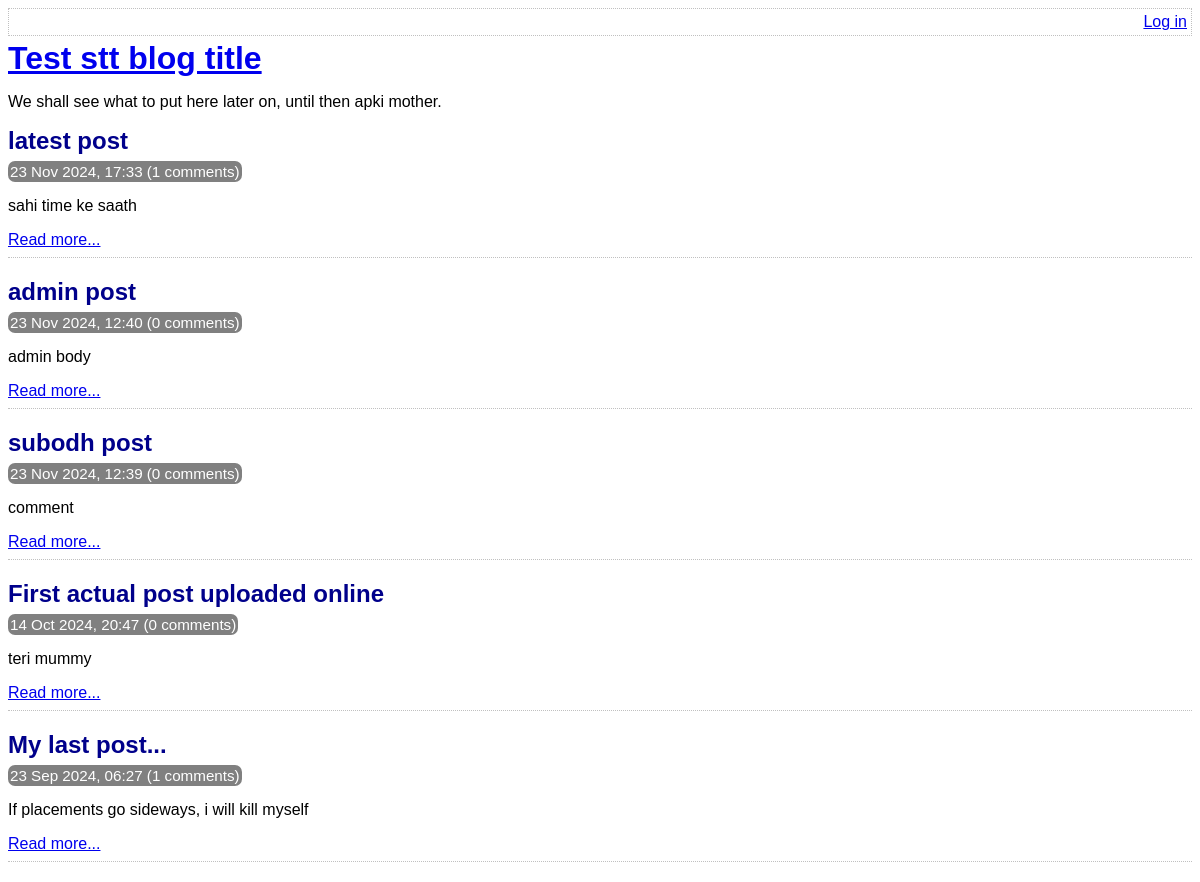
Before: / with the older database file.
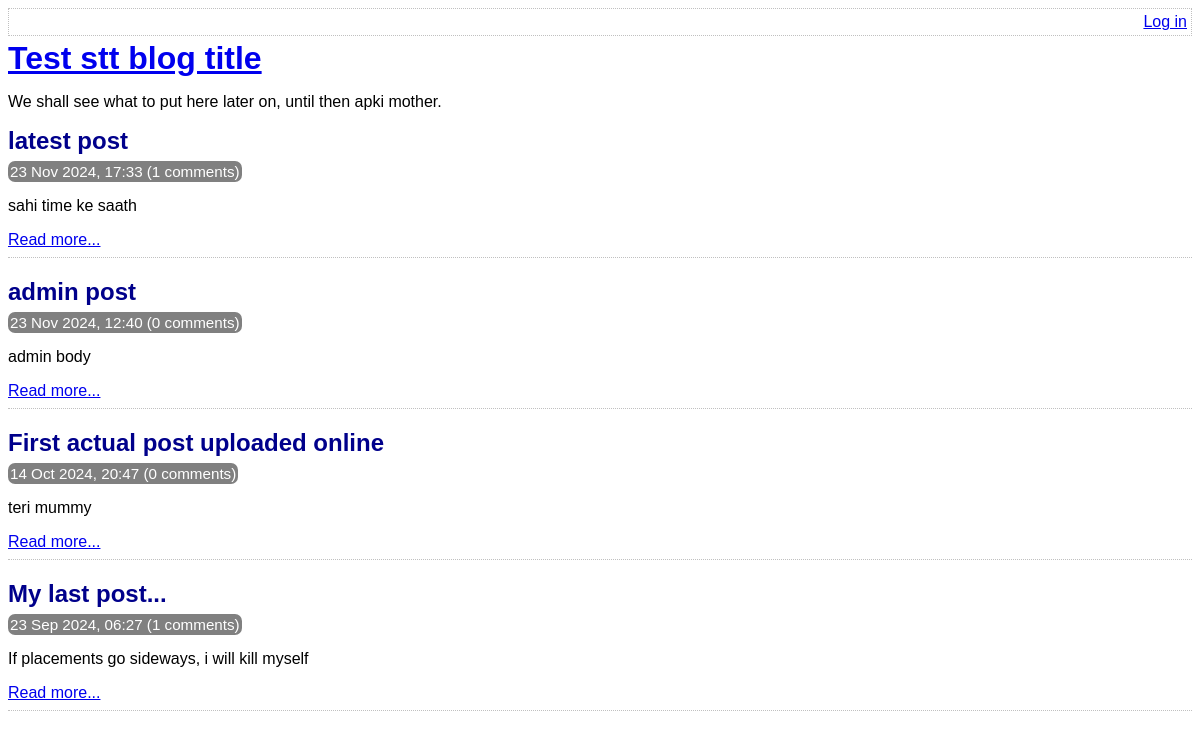
After: the same page with the newer database file.
### tables this page shows
CREATE TABLE post (
	id INTEGER PRIMARY KEY AUTOINCREMENT NOT NULL,
	title VARCHAR NOT NULL,
	body VARCHAR NOT NULL,
	user_id INTEGER NOT NULL,
	created_at VARCHAR NOT NULL,
	updated_at VARCHAR,
	FOREIGN KEY (user_id) REFERENCES user(id)
);

### lib/common.php (called while the page is built, shortened)
<?php
function htmlEscape($html)
{
    return htmlspecialchars($html, ENT_HTML5, 'UTF-8');
}
function convertSqlDate($sqlDate)
{
    $date = DateTime::createFromFormat('Y-m-d H:i:s', $sqlDate);
    return $date->format('d M Y, H:i');
}
function isLoggedIn()
{
    return isset($_SESSION['logged_in_username']);
}
function getAllPosts(PDO $pdo)
{
    $stmt = $pdo -> query(
        'SELECT id, title, created_at, body, (SELECT COUNT(*) FROM comment WHERE comment.post_id = post.id) comment_count FROM post ORDER BY created_at DESC'
    );
    return $stmt->fetchAll(PDO::FETCH_ASSOC);
}

### index.php (the view, shortened to what this page needs)
<?php
require_once 'lib/common.php';
$pdo = getPDO();
$posts = getAllPosts($pdo);
?>
<!DOCTYPE html>
<html>
    <head>
        <?php require_once 'templates/head.php' ?>
    </head>
    <body>
        <?php require_once 'templates/title.php' ?>
        <div class="post-list">
            <?php foreach ($posts as $post): ?>
                <div class="post-synopsis">
                    <h2>
                        <?php echo htmlEscape($post['title']) ?>
                    </h2>
                    <div class="meta">
                        <?php echo convertSqlDate($post['created_at']) ?>
                        (<?php echo $post['comment_count'] ?> comments)
                    </div>
                    <p>
                        <?php echo htmlEscape($post['body']) ?>
                    </p>
                    <div class="post-controls">
                        <a
                            href="view-post.php?post_id=<?php echo $post['id'] ?>"
                        >Read more...</a>
                    </div>
                </div>
            <?php endforeach ?>
        </div>
    </body>
</html>

### templates/head.php (shortened to what this page needs)
<link rel="stylesheet" type="text/css" href="assets/main.css" />

### templates/top-menu.php
<div class="top-menu">
    <div class="menu-options">
        <?php if (isLoggedIn()): ?>
            <?php if(getAuthUser() === 'admin'): ?>
                <a href="add-users.php">Add user</a>
                <a href="delete-users.php">Delete users</a>
            <?php endif ?>
            <a href="index.php">Home</a>
            <a href="list-posts.php">All posts</a>
            <a href="edit-post.php">New post</a>
            Hello <?php echo htmlEscape(getAuthUser()) ?>.
            <a href="logout.php">Log out</a>
        <?php else: ?>
            <a href="login.php">Log in</a>
        <?php endif ?>
    </div>
</div>

### templates/title.php
<?php require 'templates/top-menu.php' ?>
<a href="index.php">
    <h1>Test stt blog title</h1>
</a>
<p>We shall see what to put here later on, until then apki mother.</p>

### assets/main.css (style rules this page uses)
.top-menu { border: 1px dotted silver; min-height: 18px; padding: 4px; margin-bottom: 4px; }
.menu-options { float: right; }
h1, h2, h3 { margin-top: 0; margin-bottom: 8px; }
body { font-family: sans-serif; }
.post-synopsis { padding-bottom: 8px; border-bottom: 1px dotted silver; margin-bottom: 20px; }
.post-synopsis h2, .post h2 { color: darkblue; }
.post .date, .post-synopsis .meta { color: white; background-color: grey; border-radius: 7px; padding: 2px; display: inline; font-size: 0.95em; }

Changed rows visible on the page:
removed post: title "subodh post", created_at "23 Nov 2024, 12:39", comment_count "0", body "comment"
